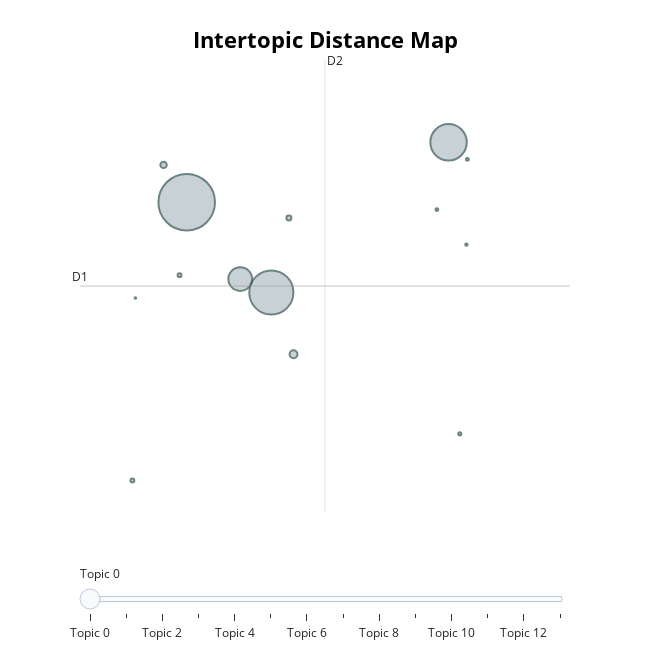

The notebook cell saved with this chart:
### Code cell
topic_model_hdbscan.visualize_barchart(top_n_topics=15)
topic_model_hdbscan.visualize_topics()

### Figure 1 — Plotly figure (JSON) as saved in the notebook; plotly's stock layout.template omitted (floating-point values rounded to 4 significant figures)
{"data": [{"customdata": [[0, "02 | dukung | pilih | pasang | menang", 27601], [1, "presiden | calon | indonesia | prabowo | gibran", 16775], [2, "prabowo | gibran | jokowi | orang | menang", 11446], [3, "debat | data | calon | presiden | media", 4861], [4, "israel | palestina | dukung | bela | profesional", 533], [5, "viral | dokter | porno | viralkan | 02", 351], [6, "ekonomi | tumbuh | prabowo | infrastruktur | cipta", 212], [7, "online | message | direct | ojek | judi", 126], [8, "edit | reformasi | cape | orde | 02", 125], [9, "sistem | alat | utama | tahan | beli", 84], [10, "stres | teori | prabowo | konspirasi | 02", 70], [11, "energi | hijau | gibran | indonesia | semangat", 68], [12, "tulis | tuli | prabowo | buta | buku", 47], [13, "00am | jalan | tun | 02 | azlan", 22]], "hovertemplate": "<b>Topic %{customdata[0]}</b><br>%{customdata[1]}<br>Size: %{customdata[2]}", "legendgroup": "", "marker": {"color": "#B0BEC5", "line": {"color": "DarkSlateGrey", "width": 2}, "size": [27601, 16775, 11446, 4861, 533, 351, 212, 126, 125, 84, 70, 68, 47, 22], "sizemode": "area", "sizeref": 17.25, "symbol": "circle"}, "mode": "markers", "name": "", "orientation": "v", "showlegend": false, "type": "scatter", "x": [9.486, 11.48, 15.64, 10.74, 12.0, 8.942, 11.89, 9.318, 8.21, 15.9, 16.08, 15.36, 16.06, 8.28], "xaxis": "x", "y": [2.398, 1.955, 2.691, 2.021, 1.652, 2.58, 2.32, 2.039, 1.033, 1.262, 2.608, 2.362, 2.19, 1.928], "yaxis": "y"}], "layout": {"annotations": [{"showarrow": false, "text": "D1", "x": 6.979, "y": 1.987, "yshift": 10}, {"showarrow": false, "text": "D2", "x": 12.74, "xshift": 10, "y": 3.095}], "height": 650, "hoverlabel": {"bgcolor": "white", "font": {"family": "Rockwell", "size": 16}}, "legend": {"itemsizing": "constant", "tracegroupgap": 0}, "margin": {"t": 60}, "shapes": [{"line": {"color": "#CFD8DC", "width": 2}, "type": "line", "x0": 12.74, "x1": 12.74, "y0": 0.8782, "y1": 3.095}, {"line": {"color": "#9E9E9E", "width": 2}, "type": "line", "x0": 6.979, "x1": 18.49, "y0": 1.987, "y1": 1.987}], "sliders": [{"active": 0, "pad": {"t": 50}, "steps": [{"args": [{"marker.color": [["red", "#B0BEC5", "#B0BEC5", "#B0BEC5", "#B0BEC5", "#B0BEC5", "#B0BEC5", "#B0BEC5", "#B0BEC5", "#B0BEC5", "#B0BEC5", "#B0BEC5", "#B0BEC5", "#B0BEC5"]]}], "label": "Topic 0", "method": "update"}, {"args": [{"marker.color": [["#B0BEC5", "red", "#B0BEC5", "#B0BEC5", "#B0BEC5", "#B0BEC5", "#B0BEC5", "#B0BEC5", "#B0BEC5", "#B0BEC5", "#B0BEC5", "#B0BEC5", "#B0BEC5", "#B0BEC5"]]}], "label": "Topic 1", "method": "update"}, {"args": [{"marker.color": [["#B0BEC5", "#B0BEC5", "red", "#B0BEC5", "#B0BEC5", "#B0BEC5", "#B0BEC5", "#B0BEC5", "#B0BEC5", "#B0BEC5", "#B0BEC5", "#B0BEC5", "#B0BEC5", "#B0BEC5"]]}], "label": "Topic 2", "method": "update"}, {"args": [{"marker.color": [["#B0BEC5", "#B0BEC5", "#B0BEC5", "red", "#B0BEC5", "#B0BEC5", "#B0BEC5", "#B0BEC5", "#B0BEC5", "#B0BEC5", "#B0BEC5", "#B0BEC5", "#B0BEC5", "#B0BEC5"]]}], "label": "Topic 3", "method": "update"}, {"args": [{"marker.color": [["#B0BEC5", "#B0BEC5", "#B0BEC5", "#B0BEC5", "red", "#B0BEC5", "#B0BEC5", "#B0BEC5", "#B0BEC5", "#B0BEC5", "#B0BEC5", "#B0BEC5", "#B0BEC5", "#B0BEC5"]]}], "label": "Topic 4", "method": "update"}, {"args": [{"marker.color": [["#B0BEC5", "#B0BEC5", "#B0BEC5", "#B0BEC5", "#B0BEC5", "red", "#B0BEC5", "#B0BEC5", "#B0BEC5", "#B0BEC5", "#B0BEC5", "#B0BEC5", "#B0BEC5", "#B0BEC5"]]}], "label": "Topic 5", "method": "update"}, {"args": [{"marker.color": [["#B0BEC5", "#B0BEC5", "#B0BEC5", "#B0BEC5", "#B0BEC5", "#B0BEC5", "red", "#B0BEC5", "#B0BEC5", "#B0BEC5", "#B0BEC5", "#B0BEC5", "#B0BEC5", "#B0BEC5"]]}], "label": "Topic 6", "method": "update"}, {"args": [{"marker.color": [["#B0BEC5", "#B0BEC5", "#B0BEC5", "#B0BEC5", "#B0BEC5", "#B0BEC5", "#B0BEC5", "red", "#B0BEC5", "#B0BEC5", "#B0BEC5", "#B0BEC5", "#B0BEC5", "#B0BEC5"]]}], "label": "Topic 7", "method": "update"}, {"args": [{"marker.color": [["#B0BEC5", "#B0BEC5", "#B0BEC5", "#B0BEC5", "#B0BEC5", "#B0BEC5", "#B0BEC5", "#B0BEC5", "red", "#B0BEC5", "#B0BEC5", "#B0BEC5", "#B0BEC5", "#B0BEC5"]]}], "label": "Topic 8", "method": "update"}, {"args": [{"marker.color": [["#B0BEC5", "#B0BEC5", "#B0BEC5", "#B0BEC5", "#B0BEC5", "#B0BEC5", "#B0BEC5", "#B0BEC5", "#B0BEC5", "red", "#B0BEC5", "#B0BEC5", "#B0BEC5", "#B0BEC5"]]}], "label": "Topic 9", "method": "update"}, {"args": [{"marker.color": [["#B0BEC5", "#B0BEC5", "#B0BEC5", "#B0BEC5", "#B0BEC5", "#B0BEC5", "#B0BEC5", "#B0BEC5", "#B0BEC5", "#B0BEC5", "red", "#B0BEC5", "#B0BEC5", "#B0BEC5"]]}], "label": "Topic 10", "method": "update"}, {"args": [{"marker.color": [["#B0BEC5", "#B0BEC5", "#B0BEC5", "#B0BEC5", "#B0BEC5", "#B0BEC5", "#B0BEC5", "#B0BEC5", "#B0BEC5", "#B0BEC5", "#B0BEC5", "red", "#B0BEC5", "#B0BEC5"]]}], "label": "Topic 11", "method": "update"}, {"args": [{"marker.color": [["#B0BEC5", "#B0BEC5", "#B0BEC5", "#B0BEC5", "#B0BEC5", "#B0BEC5", "#B0BEC5", "#B0BEC5", "#B0BEC5", "#B0BEC5", "#B0BEC5", "#B0BEC5", "red", "#B0BEC5"]]}], "label": "Topic 12", "method": "update"}, {"args": [{"marker.color": [["#B0BEC5", "#B0BEC5", "#B0BEC5", "#B0BEC5", "#B0BEC5", "#B0BEC5", "#B0BEC5", "#B0BEC5", "#B0BEC5", "#B0BEC5", "#B0BEC5", "#B0BEC5", "#B0BEC5", "red"]]}], "label": "Topic 13", "method": "update"}]}], "title": {"font": {"color": "Black", "size": 22}, "text": "<b>Intertopic Distance Map</b>", "x": 0.5, "xanchor": "center", "y": 0.95, "yanchor": "top"}, "width": 650, "xaxis": {"anchor": "y", "domain": [0, 1], "range": [6.979, 18.49], "title": {"text": ""}, "visible": false}, "yaxis": {"anchor": "x", "domain": [0, 1], "range": [0.8782, 3.095], "title": {"text": ""}, "visible": false}}}
